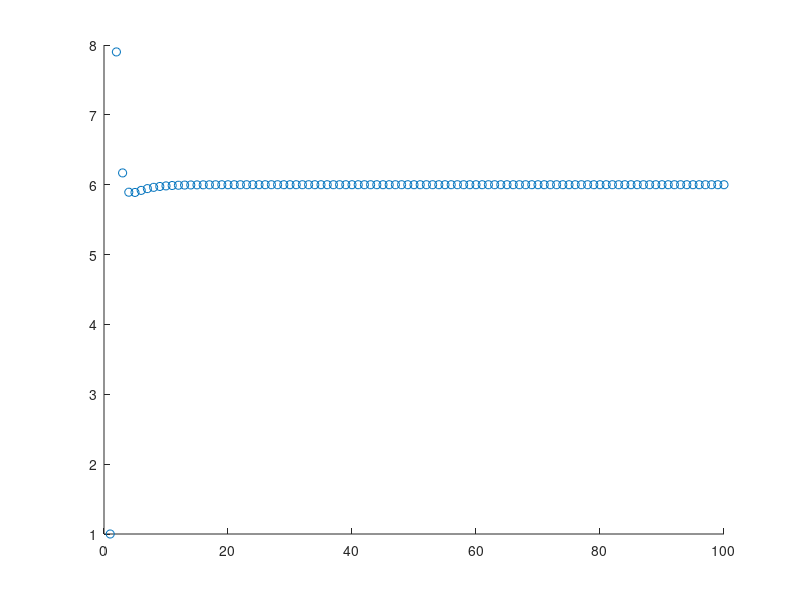

The MATLAB source for this figure:
clear

A = [6 5 -5; 2 6 -2; 2 5 -1]; 


x0 = rand(3, 1);
x0 = x0/norm(x0);

x = [];
y = [];


for i = 1:100
    x(end+1) = i;  
    y(end+1) = norm(x0);  

    x0 = x0/norm(x0);

    x0 = A*x0;
end

scatter (x, y)


%norma wektora to warotsc wlasna
printf("wynik to %f \n", norm(x0));

x0/norm(x0)

printf("\n wektor wlasny znaleziony funkcja eig() : \n ");
[v l] = eig(A);
v(:,1)
diag(l)(1)


